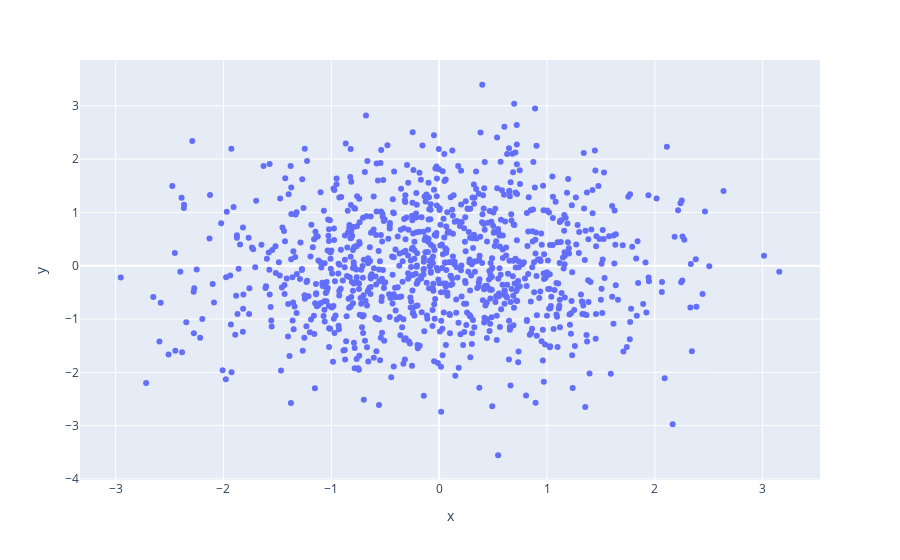

Notebook source saved alongside this figure:
### Code cell
fig = px.scatter(x=np.random.randn(1000),
                 y=np.random.randn(1000)
                 )
fig.show()

### Figure 1 — Plotly figure (JSON) as saved in the notebook; plotly's stock layout.template omitted (floating-point values rounded to 4 significant figures; data arrays with more than 128 entries replaced by an {"elided": "..."} marker saying what was removed)
{"data": [{"hovertemplate": "x=%{x}<br>y=%{y}<extra></extra>", "legendgroup": "", "marker": {"color": "#636efa", "symbol": "circle"}, "mode": "markers", "name": "", "orientation": "v", "showlegend": false, "type": "scatter", "x": {"elided": "1000 float values"}, "xaxis": "x", "y": {"elided": "1000 float values"}, "yaxis": "y"}], "layout": {"legend": {"tracegroupgap": 0}, "margin": {"t": 60}, "xaxis": {"anchor": "y", "domain": [0, 1], "title": {"text": "x"}}, "yaxis": {"anchor": "x", "domain": [0, 1], "title": {"text": "y"}}}}
